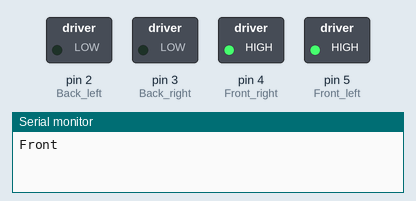
Bench run of a sketch on a simulated Arduino Uno, built with avr-gcc and run on an emulated ATmega328P. Parts: switched loads named in the sketch (green lamp = pin HIGH), the last lines printed to the serial monitor.

Above: at 0.7 s.
At 2.2 s:
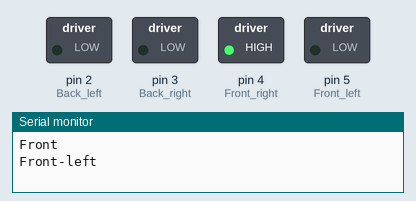
At 3.7 s:
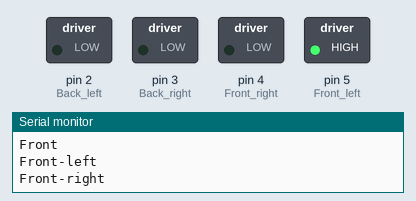
At 5.2 s:
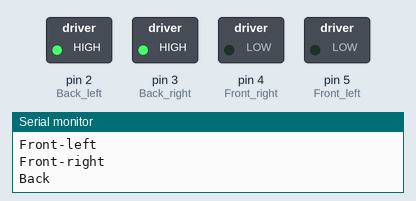
At 6.7 s:
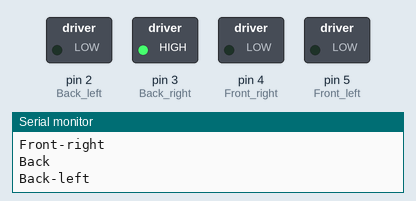
At 8.2 s:
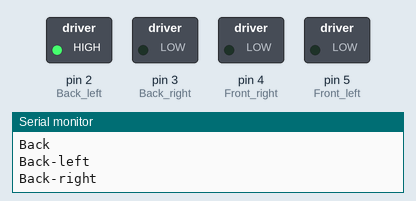
Timing chart, 0 to 11.7 s (numbered marks = the images above):
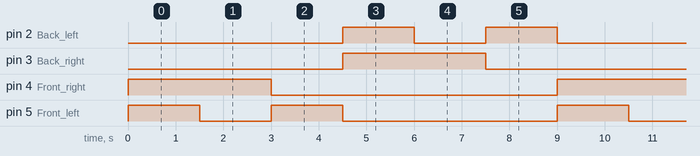

The sketch:

main.ino
```cpp
/*
git!

echo "# arduino-driver" >> README.md
git init
git add README.md
git commit -m "first commit"
git branch -M master
git remote add origin https://github.com/NOTMEE12/arduino-driver.git
git push -u origin master

*/

int Front_right = 4;
int Front_left = 5;
int Back_right = 3;
int Back_left = 2;


void moveMotors(String direction){
  bool condition_met = false;
  // Front and all similiar directions
  if(direction == "Front-left"){
    digitalWrite(Front_right, HIGH);
    condition_met = true;
  }
  else if(direction == "Front-right"){
    digitalWrite(Front_left, HIGH);
    condition_met = true;
  }
  else if(direction == "Front"){
    condition_met = true;
    digitalWrite(Front_right, HIGH);
    digitalWrite(Front_left, HIGH);
  }
  // Back and all similiar directions
  else if(direction == "Back-left"){
    digitalWrite(Back_right, HIGH);
    condition_met = true;
  }
  else if(direction == "Back-right"){
    digitalWrite(Back_left, HIGH);
    condition_met = true;
  }
  else if(direction == "Back"){
    digitalWrite(Back_left, HIGH);
    digitalWrite(Back_right, HIGH);
    condition_met = true;
  }
  if(condition_met){
    delay(1500);
    digitalWrite(Front_right, LOW);
    digitalWrite(Front_left, LOW);
    digitalWrite(Back_left, LOW);
    digitalWrite(Back_right, LOW);
  }
}
void log(String text, String end="\n"){
  	String output = String(text) + end;
	Serial.print(output);
}

void setup() {
  Serial.begin(9600);
  pinMode(Front_right, OUTPUT);
  pinMode(Front_left, OUTPUT);
  pinMode(Back_left, OUTPUT);
  pinMode(Back_right, OUTPUT);
  digitalWrite(Front_right, LOW);
  digitalWrite(Front_left, LOW);
  digitalWrite(Back_left, LOW);
  digitalWrite(Back_right, LOW);
}

void loop() {
  	log("Front");
	moveMotors("Front");

  	log("Front-left");
  	moveMotors("Front-left");

  	log("Front-right");
  	moveMotors("Front-right");

  	log("Back");
  	moveMotors("Back");

  	log("Back-left");
  	moveMotors("Back-left");

  	log("Back-right");
  	moveMotors("Back-right");
}
```

Measured:
- by itself, pin 2 (Back_left), pin 5 (Front_left): repeats every 9.0 s: LOW 1.5 s, HIGH 1.5 s, LOW 4.5 s, HIGH 1.5 s
- by itself, pin 3 (Back_right), pin 4 (Front_right): alternates HIGH for 3.0 s and LOW for 6.0 s
- by itself, everything shown: repeats every 9.0 s, in 7 steps
